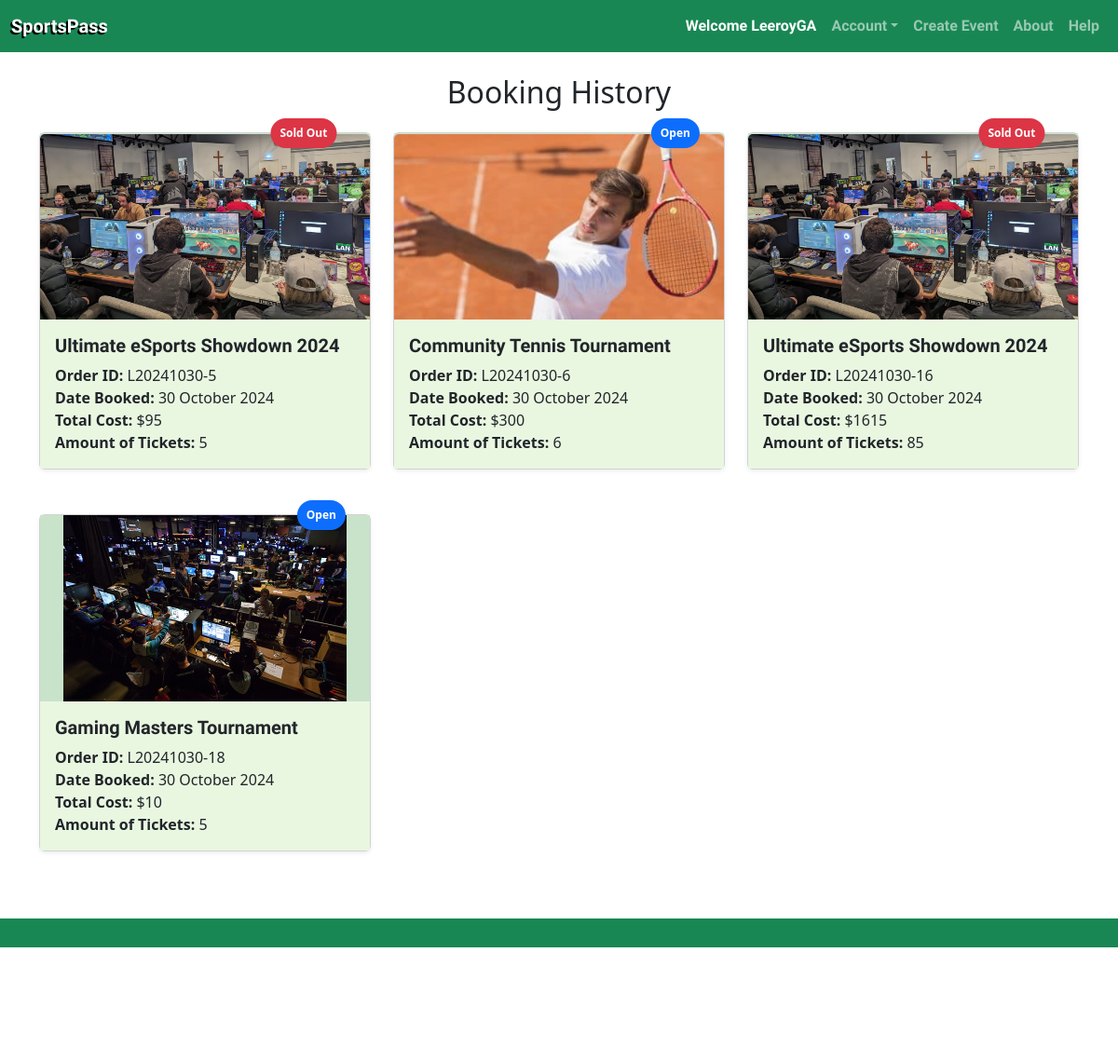
The page /events/booking-history (signed in) on the database its author committed.
### sportspass/models.py (models this page shows, shortened)
class User(db.Model, UserMixin):
    __tablename__ = 'users'
    id = db.Column(db.Integer, primary_key=True)
    username = db.Column(db.String(100), index=True, unique=True, nullable=False)
    firstname = db.Column(db.String(100), index=True, unique=True, nullable=False)
    lastname = db.Column(db.String(100), index=True, unique=True, nullable=False)
    emailid = db.Column(db.String(100), index=True, nullable=False)
    password_hash = db.Column(db.String(255), nullable=False)
    comments = db.relationship('Comment', backref='user', cascade='all, delete-orphan')
    events = db.relationship('Event', backref='user', cascade='all, delete-orphan')
    orders = db.relationship('Order', backref='user', cascade='all, delete-orphan')

class Order(db.Model):
    __tablename__ = 'orders'
    id = db.Column(db.Integer, primary_key=True)
    order_date = db.Column(db.DateTime, default=datetime.now)
    ticket_amount = db.Column(db.Integer, nullable=False)
    total_cost = db.Column(db.Float, nullable=False)
    user_id = db.Column(db.Integer, db.ForeignKey('users.id'), nullable=False)
    event_id = db.Column(db.Integer, db.ForeignKey('events.id'), nullable=False)
    event = db.relationship('Event', back_populates='orders')

class Event(db.Model):
    __tablename__ = 'events'
    id = db.Column(db.Integer, primary_key=True)
    name = db.Column(db.String(80), nullable=False)
    description = db.Column(db.String(200))
    date = db.Column(db.DateTime, nullable=False)
    location = db.Column(db.String(200), nullable=False)
    price = db.Column(db.Float, nullable=False)
    image = db.Column(db.String(400))
    capacity = db.Column(db.Integer, nullable=False)
    category = db.Column(db.String(50), nullable=False)
    status = db.Column(
        Enum('open', 'inactive', 'sold out', 'cancelled', name='event_status'),
        nullable=False,
        default='open'
    )
    comments = db.relationship('Comment', backref='event', cascade='all, delete-orphan')
    orders = db.relationship('Order', back_populates='event', cascade='all, delete-orphan')
    user_id = db.Column(db.Integer, db.ForeignKey('users.id'), nullable=False)

### sportspass/events.py (the view)
@eventbp.route('/booking-history')
@login_required
def booking_history():
    bookings = db.session.scalars(db.select(Order).where(Order.user_id == current_user.id)).all()
    for booking in bookings:
        first_letter = current_user.username[0].upper()
        date_str = booking.order_date.strftime('%Y%m%d')
        booking.custom_order_id = f"{first_letter}{date_str}-{booking.id}"
    return render_template('events/booking-history.html', bookings=bookings)

### sportspass/templates/events/booking-history.html (shortened to what this page needs)
{% extends 'base.html' %}
{% block head %}
<link rel="stylesheet" href="{{ url_for('static', filename='css/global.css') }}">
{% endblock %}
{% block content %}
<div class="container my-4">
    <h2 class="text-center">Booking History</h2>
    <div class="row mt-4">
        {% for booking in bookings %}
        <div class="col-md-6 col-lg-4 mb-4">
            <div class="card mb-4 position-relative shadow-sm">
                {% if booking.event.status == 'sold out' %}
                <span class="badge rounded-pill bg-danger position-absolute top-0 end-0 custom-badge">Sold Out</span>
                {% elif booking.event.status == 'open' %}
                <span class="badge rounded-pill bg-primary position-absolute top-0 end-0 custom-badge">Open</span>
                {% elif booking.event.status == 'inactive' %}
                <span class="badge rounded-pill bg-warning position-absolute top-0 end-0 custom-badge">Inactive</span>
                {% elif booking.event.status == 'cancelled' %}
                <span class="badge rounded-pill bg-danger position-absolute top-0 end-0 custom-badge">Cancelled</span>
                {% endif %}
                {% if booking.event.image %}
                <div class="card-img-container">
                    <img src="{{ booking.event.image }}" class="card-img-top" alt="{{ booking.event.name }}">
                </div>
                {% endif %}
                <div class="card-body" style="background-color: #e9f7e1;">
                    <h5 class="card-title">{{ booking.event.name }}</h5>
                    <p class="card-text">
                        <strong>Order ID:</strong> {{ current_user.username[0].upper() }}{{ booking.order_date.strftime('%Y%m%d') }}-{{ booking.id }}<br>
                        <strong>Date Booked:</strong> {{ booking.order_date.strftime('%d %B %Y') }}<br>
                        <strong>Total Cost:</strong> ${{ booking.total_cost|int }}<br>
                        <strong>Amount of Tickets:</strong> {{ booking.ticket_amount|int }}
                    </p>
                </div>
            </div>
        </div>
        {% endfor %}
    </div>
</div>
{% endblock %}

### sportspass/templates/base.html (shortened to what this page needs)
<!doctype html>
<html lang="en">
<head>
    <link href="https://cdn.jsdelivr.net/npm/bootstrap@5.3.2/dist/css/bootstrap.min.css" rel="stylesheet"
>
    <link rel="stylesheet" href="{{ url_for('static', filename='css/global.css') }}">
    {% block head %}
    {% endblock %}
</head>
<body>
    <header>
        <nav class="navbar navbar-expand-lg navbar-dark bg-success">
            <div class="container-fluid">
                <a class="navbar-brand" href="/">SportsPass</a>
                <div class="collapse navbar-collapse" id="navbarNav">
                    <ul class="navbar-nav ms-auto">
                        {% if current_user.is_authenticated %}
                        <a class="nav-item nav-link disabled text-white" href="#">Welcome {{current_user.username}}</a>
                        <li class="nav-item dropdown">
                            <a class="nav-link dropdown-toggle" href="#" id="accountDropdown" role="button"
                                data-bs-toggle="dropdown" aria-expanded="false">Account</a>
                        </li>
                        {% else %}
                        <a class="nav-item nav-link" href="{{ url_for('auth.register') }}">Register</a>
                        <a class="nav-item nav-link" href="{{ url_for('auth.login') }}">Log In</a>
                        {% endif %}
                        <li class="nav-item">
                            <a class="nav-link" href="{{ url_for('event.create') }}">Create Event</a>
                        </li>
                        <li class="nav-item">
                            <a class="nav-link" href="#">About</a>
                        </li>
                        <li class="nav-item">
                            <a class="nav-link" href="#">Help</a>
                        </li>
                    </ul>
                </div>
            </div>
        </nav>
    </header>
    <main class="content-wrapper">
        <div class="row justify-content-center">
            <div class="col-12">
                {% block content %}
                {% endblock %}
            </div>
        </div>
    </main>
    <footer class="footer bg-success text-light text-center py-4">
        <div class="container">
            <p class="display-6 mb-3 footer-title">SportsPass</p>
            <hr class="w-75 mx-auto">
            <small class="text-white-50">&copy; Copyright SportsPass. All rights reserved</small>
        </div>
    </footer>
</body>
</html>

### sportspass/static/css/global.css (style rules this page uses)
.navbar-brand, .footer-title { font-family: "Chakra Petch", sans-serif; font-weight: 700; font-style: normal; text-shadow: -2px 2px black; }
.nav-item, .dropdown, .title, .card-title { font-family: "Chakra Petch", sans-serif; font-weight: 600; font-style: normal; }
.content-wrapper { display: flex; flex-direction: column; min-height: 100vh; }
.footer { margin-top: auto; }

### sportspass/templates/events/booking-history.html (style rules this page uses)
.card-img-container { background-color: #c9e3cb; display: flex; justify-content: center; align-items: center; height: 200px; }
.card-img-top { max-width: 100%; max-height: 100%; object-fit: contain; }
.custom-badge { padding: 10px; transform: translate(-50%, -50%); }

### rows shown on the page
User: username "LeeroyGA", username "L"
Order: shows "Sold Out", event.image (picture), event.name "Ultimate eSports Showdown 2024", order_date "20241030", id "5", order_date "30 October 2024", total_cost "95", ticket_amount "5"
Order: shows "Open", event.image (picture), event.name "Community Tennis Tournament", order_date "20241030", id "6", order_date "30 October 2024", total_cost "300", ticket_amount "6"
Order: shows "Sold Out", event.image (picture), event.name "Ultimate eSports Showdown 2024", order_date "20241030", id "16", order_date "30 October 2024", total_cost "1615", ticket_amount "85"
Order: shows "Open", event.image (picture), event.name "Gaming Masters Tournament", order_date "20241030", id "18", order_date "30 October 2024", total_cost "10", ticket_amount "5"
